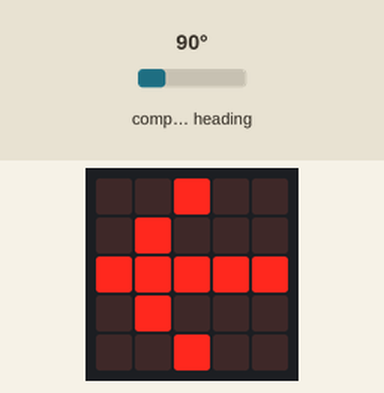
This program was run on a simulated BBC micro:bit (MakeCode). Parts: the board's 5×5 LED display. The inputs (shaded band) are chosen by the test bench; at power-on: compass heading 90°. The compass is already calibrated.

Above: at 1.2 s.
1.3 s: compass heading set to 7°
At 3.0 s:
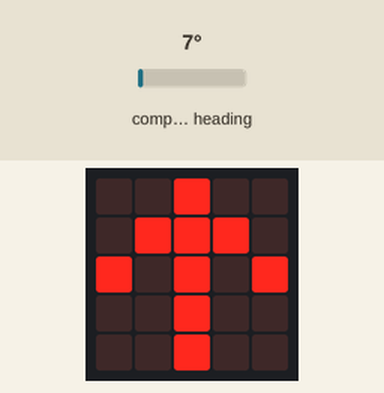
3.3 s: compass heading set to 180°
At 4.2 s:
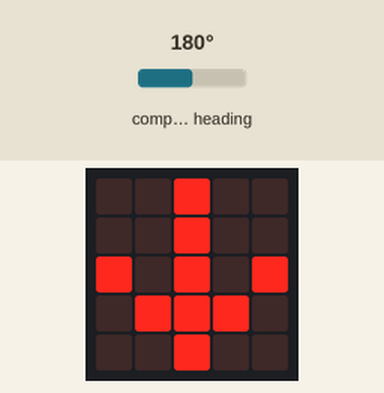
5.2 s: compass heading set to 269°
At 6.7 s:
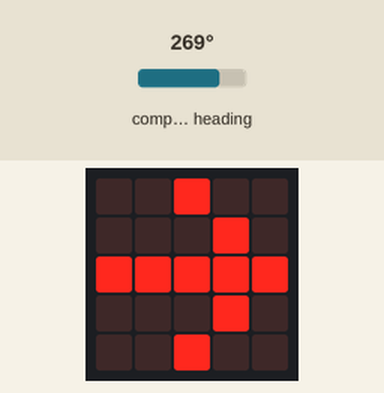
7.0 s: compass heading set to 254°
8.6 s: compass heading set to 241°
At 9.1 s:
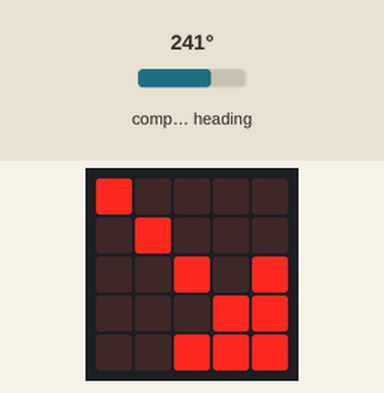
10.1 s: compass heading set to 90°
At 11.5 s:
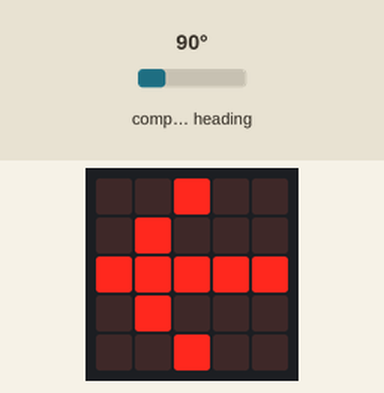
Timing chart, 0 to 13.0 s (numbered marks = the images above; inputs shaded):
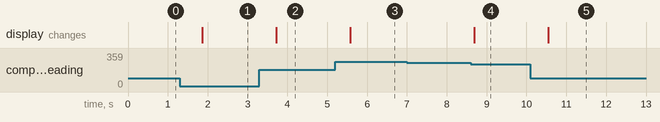

The program:

main.ts
```typescript
// Automatically generated. Do not edit directly.
function getDirection(degrees: number): ArrowNames {
    if (degrees < 23 || degrees >= 338) {
        return ArrowNames.North
    } else if (degrees < 68) {
        return ArrowNames.NorthEast
    } else if (degrees < 113) {
        return ArrowNames.East
    } else if (degrees < 158) {
        return ArrowNames.SouthEast
    } else if (degrees < 203) {
        return ArrowNames.South
    } else if (degrees < 248) {
        return ArrowNames.SouthWest
    } else if (degrees < 293) {
        return ArrowNames.West
    } else {
        return ArrowNames.NorthWest
    }
}

basic.forever(function () {
    let degrees = input.compassHeading()
    let northHeading = (360 - degrees) % 360
    basic.showArrow(getDirection(northHeading))
})
```

Measured:
- the behaviour switches between 248 and 247° on compass heading (found by bisection; images 3 and 4)
- after the input at 1.3 s, the display: changes after 0.56 s (image 1)
- after the input at 3.3 s, the display: changes after 0.42 s (image 2)
- after the input at 5.2 s, the display: changes after 0.38 s (image 3)
- after the input at 7.0 s, every drawn part: stays the same
- after the input at 8.6 s, the display: changes after 0.08 s (image 4)
- after the input at 10.1 s, the display: changes after 0.44 s (image 5)
